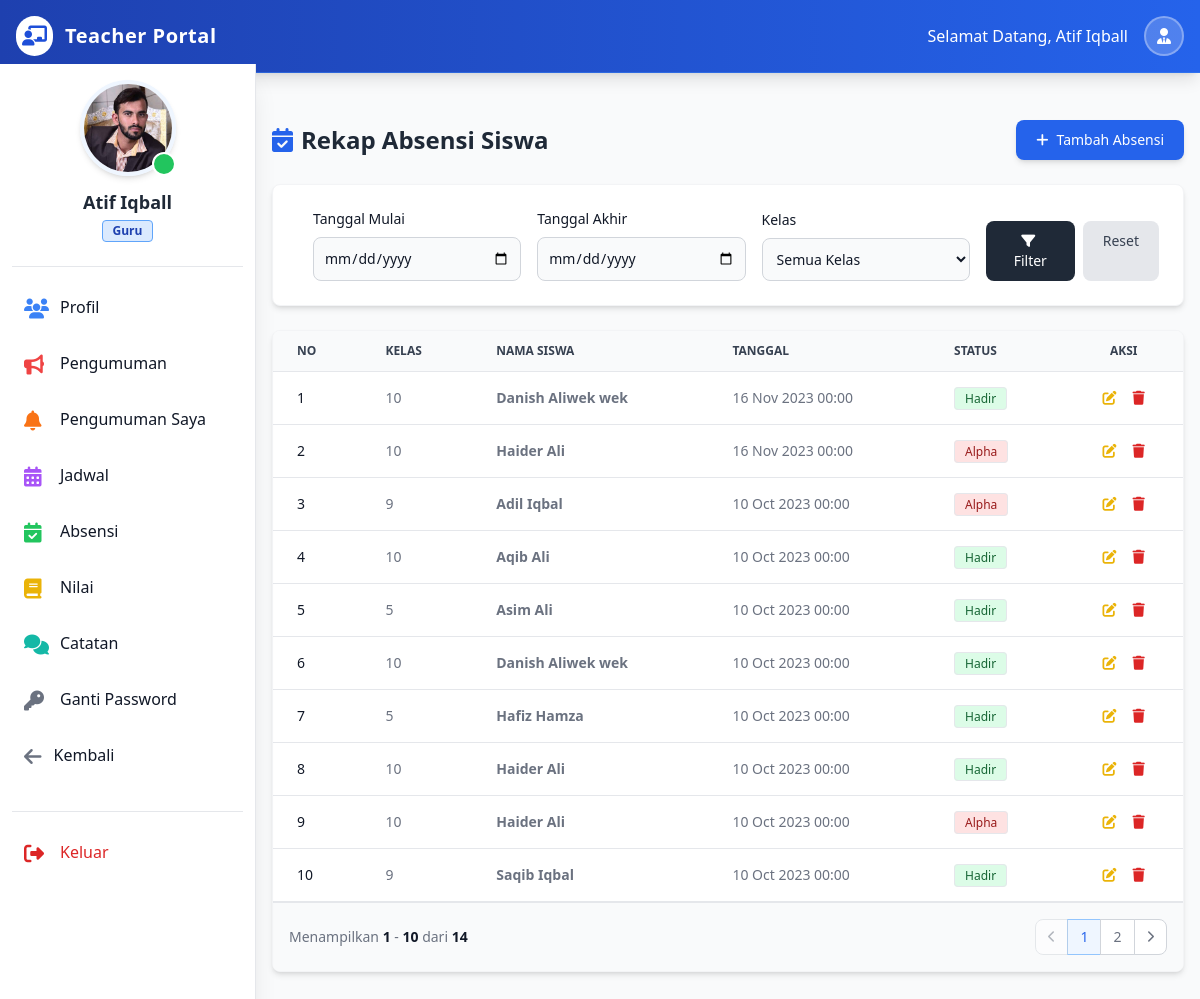
/guru/index.php?absensi (signed in), run on the app's committed database.
### tables this page shows
CREATE TABLE `guru` (
  `id_guru` int NOT NULL,
  `nama_guru` varchar(100) NOT NULL,
  `email_guru` varchar(100) NOT NULL,
  `password_guru` varchar(200) NOT NULL,
  `tanggal_lahir_guru` date NOT NULL,
  `foto_guru` varchar(300) NOT NULL,
  `mapel_guru` varchar(50) NOT NULL,
  `telepon_guru` varchar(30) NOT NULL,
  `alamat_guru` varchar(100) NOT NULL,
  `umur_guru` int NOT NULL,
  `jekel_guru` enum('Laki_Laki','Perempuan') NOT NULL,
  `status_guru` enum('Aktif','Disable') NOT NULL DEFAULT 'Aktif',
  `tanggal_regis_guru` datetime NOT NULL DEFAULT CURRENT_TIMESTAMP
);

CREATE TABLE `absensi` (
  `id_absensi` int NOT NULL,
  `a_id_guru` int NOT NULL,
  `a_id_kelas` int NOT NULL,
  `a_id_siswa` int NOT NULL,
  `status_absensi` enum('Hadir','Alpha','Izin') NOT NULL,
  `tanggal_absensi` datetime NOT NULL DEFAULT CURRENT_TIMESTAMP
);

CREATE TABLE `kelas` (
  `id_kelas` int NOT NULL,
  `nama_kelas` varchar(50) NOT NULL,
  `nama_mapel` varchar(300) NOT NULL,
  `nama_seksi` varchar(50) NOT NULL,
  `k_id_guru` int NOT NULL,
  `created_at` datetime NOT NULL DEFAULT CURRENT_TIMESTAMP
);

CREATE TABLE `siswa` (
  `id_siswa` int NOT NULL,
  `id_sims` varchar(20) NOT NULL,
  `nama_siswa` varchar(100) NOT NULL,
  `email_siswa` varchar(30) NOT NULL,
  `password_siswa` varchar(200) NOT NULL,
  `kelas_siswa` int NOT NULL,
  `seksi_siswa` int NOT NULL,
  `tanggal_lahir_siswa` date NOT NULL,
  `foto_siswa` varchar(300) NOT NULL,
  `telepon_siswa` varchar(30) NOT NULL,
  `alamat_siswa` varchar(200) NOT NULL,
  `umur_siswa` int NOT NULL,
  `jekel_siswa` enum('Laki_Laki','Perempuan') NOT NULL,
  `status_siswa` enum('Aktif','Disable') NOT NULL DEFAULT 'Aktif',
  `tanggal_regis_siswa` datetime NOT NULL DEFAULT CURRENT_TIMESTAMP,
  `nik_ortu` varchar(20) DEFAULT NULL
);

### guru/absensi.php (the view, shortened to what the rows shown need)
<div class="p-4 sm:ml-64">
    <div class="max-w-6xl mx-auto mt-10">
        <div class="flex flex-col md:flex-row justify-between items-center mb-6 gap-4">
            <h1 class="text-2xl font-bold text-gray-800 flex items-center self-start md:self-auto">
                <i class="fas fa-calendar-check text-blue-600 mr-2"></i> Rekap Absensi Siswa
            </h1>
        </div>
        <?php
        $limit = 10;
        $page = isset($_GET['page']) ? (int)$_GET['page'] : 1;
        $offset = ($page - 1) * $limit;
        $where_clauses = ["1=1"];
        $where_sql = implode(' AND ', $where_clauses);
        $att_sql = "SELECT a.*, s.nama_siswa, k.nama_kelas
                    FROM `absensi` a
                    JOIN `siswa` s ON a.a_id_siswa = s.id_siswa
                    JOIN `kelas` k ON a.a_id_kelas = k.id_kelas
                    WHERE $where_sql
                    ORDER BY a.tanggal_absensi DESC, s.nama_siswa ASC
                    LIMIT $limit OFFSET $offset";
        $att_result = $conn->query($att_sql);
        ?>
        <div class="bg-white rounded-lg shadow-md overflow-hidden border border-gray-100 flex flex-col min-h-[400px]">
            <div class="overflow-x-auto flex-grow">
                <table class="w-full text-sm text-left text-gray-500">
                    <thead class="text-xs text-gray-700 uppercase bg-gray-50 border-b">
                        <tr>
                            <th scope="col" class="px-6 py-3">No</th>
                            <th scope="col" class="px-6 py-3">Kelas</th>
                            <th scope="col" class="px-6 py-3">Nama Siswa</th>
                            <th scope="col" class="px-6 py-3">Tanggal</th>
                            <th scope="col" class="px-6 py-3">Status</th>
                            <th scope="col" class="px-6 py-3 text-center">Aksi</th>
                        </tr>
                    </thead>
                    <tbody>
                        <?php
                        if ($att_result && $att_result->num_rows > 0) {
                            $display_no = $offset + 1;
                            while ($row = $att_result->fetch_assoc()) {
                                $status_color = 'text-gray-500';
                                $status_bg = 'bg-gray-100';
                                switch ($row['status_absensi']) {
                                    case 'Hadir': $status_color = 'text-green-800'; $status_bg = 'bg-green-100'; break;
                                    case 'Alpha': $status_color = 'text-red-800'; $status_bg = 'bg-red-100'; break;
                                }
                        ?>
                            <tr class="bg-white border-b hover:bg-gray-50">
                                <td class="px-6 py-4 font-medium text-gray-900"><?= $display_no++ ?></td>
                                <td class="px-6 py-4"><?= htmlspecialchars($row['nama_kelas']) ?></td>
                                <td class="px-6 py-4 font-semibold"><?= htmlspecialchars($row['nama_siswa']) ?></td>
                                <td class="px-6 py-4"><?= date("d M Y H:i", strtotime($row['tanggal_absensi'])) ?></td>
                                <td class="px-6 py-4">
                                    <span class="<?= $status_bg ?> <?= $status_color ?> text-xs font-medium px-2.5 py-0.5 rounded border border-gray-200">
                                        <?= $row['status_absensi'] ?>
                                    </span>
                                </td>
                                <td class="px-6 py-4 text-center">
                                    <div class="flex justify-center space-x-2">
                                        <a href="index.php?edit_absensi_id=<?= $row['id_absensi'] ?>" class="font-medium text-yellow-500 hover:text-yellow-700 hover:underline mr-2" title="Edit">
                                            <i class="fas fa-edit"></i>
                                        </a>
                                        <a href="index.php?hapus_absensi_id=<?= $row['id_absensi'] ?>" class="font-medium text-red-600 hover:text-red-800 hover:underline delete-btn" title="Hapus">
                                            <i class="fas fa-trash"></i>
                                        </a>
                                    </div>
                                </td>
                            </tr>
                        <?php
                            }
                        } else {
                            echo "<tr><td colspan='6' class='px-6 py-8 text-center text-gray-500 italic'>Tidak ada data absensi ditemukan untuk kriteria ini.</td></tr>";
                        }
                        ?>
                    </tbody>
                </table>
            </div>
        </div>
    </div>
</div>

### guru/partials/teacher_sidebar.php (shortened to what the rows shown need)
<?php
    require_once('../partials/_connection.php');
    $teacher_id = $_SESSION['teacher_id'];
    $sidebar_sql = "SELECT * FROM `guru` WHERE id_guru = '$teacher_id'";
    $sidebar_result = $conn->query($sidebar_sql);
    if ($sidebar_result && $sidebar_result->num_rows > 0) {
        $sidebar_row = $sidebar_result->fetch_assoc();
        $teacher_pic = $sidebar_row['foto_guru'];
        $teacher_name = $sidebar_row['nama_guru'];
    } else {
        $teacher_pic = $_SESSION['teacher_pic'];
        $teacher_name = $_SESSION['teacher_name'];
        $teacher_email = $_SESSION['teacher_email'];
    }
?>
<aside class="fixed left-0 top-16 w-64 h-full bg-white shadow-xl overflow-y-auto border-r border-gray-200 z-40 transition-transform -translate-x-full sm:translate-x-0" id="logo-sidebar" aria-label="Sidebar">
    <div class="h-full px-3 py-4 overflow-y-auto bg-white pb-24">
        <div class="flex flex-col items-center pb-6 border-b border-gray-200 mb-4">
            <div class="relative">
                <img class="w-24 h-24 rounded-full object-cover border-4 border-blue-50 shadow-md" src="../admin/admin_images/registration/<?= $teacher_pic ?>" alt="Profile" onerror="this.src='https://ui-avatars.com/api/?name=<?= urlencode($teacher_name) ?>&background=random'">
                <div class="absolute bottom-0 right-0 w-6 h-6 bg-green-500 border-2 border-white rounded-full"></div>
            </div>
            <h5 class="mt-3 text-lg font-bold text-gray-800 text-center"><?= htmlspecialchars($teacher_name) ?></h5>
            <div class="flex flex-col items-center text-sm text-gray-500 mt-1">
                <span class="bg-blue-100 text-blue-800 text-xs font-semibold px-2.5 py-0.5 rounded border border-blue-400">Guru</span>
            </div>
        </div>
    </div>
</aside>

### data on the page
guru: foto_guru (picture), nama_guru "Atif Iqball"
absensi: kelas.nama_kelas "10", siswa.nama_siswa "Danish Aliwek wek", tanggal_absensi "16 Nov 2023 00:00", status_absensi "Hadir"
absensi: kelas.nama_kelas "10", siswa.nama_siswa "Haider Ali", tanggal_absensi "16 Nov 2023 00:00", status_absensi "Alpha"
absensi: kelas.nama_kelas "9", siswa.nama_siswa "Adil Iqbal", tanggal_absensi "10 Oct 2023 00:00", status_absensi "Alpha"
absensi: kelas.nama_kelas "10", siswa.nama_siswa "Aqib Ali", tanggal_absensi "10 Oct 2023 00:00", status_absensi "Hadir"
absensi: kelas.nama_kelas "5", siswa.nama_siswa "Asim Ali", tanggal_absensi "10 Oct 2023 00:00", status_absensi "Hadir"
absensi: kelas.nama_kelas "10", siswa.nama_siswa "Danish Aliwek wek", tanggal_absensi "10 Oct 2023 00:00", status_absensi "Hadir"
absensi: kelas.nama_kelas "5", siswa.nama_siswa "Hafiz Hamza", tanggal_absensi "10 Oct 2023 00:00", status_absensi "Hadir"
absensi: kelas.nama_kelas "10", siswa.nama_siswa "Haider Ali", tanggal_absensi "10 Oct 2023 00:00", status_absensi "Hadir"
absensi: kelas.nama_kelas "10", siswa.nama_siswa "Haider Ali", tanggal_absensi "10 Oct 2023 00:00", status_absensi "Alpha"
absensi: kelas.nama_kelas "9", siswa.nama_siswa "Saqib Iqbal", tanggal_absensi "10 Oct 2023 00:00", status_absensi "Hadir"

### other printed values
$teacher_name "Atif Iqball"
$offset + 1 "1"
min($offset + $limit, $total_rows) "10"
$total_rows "14"
